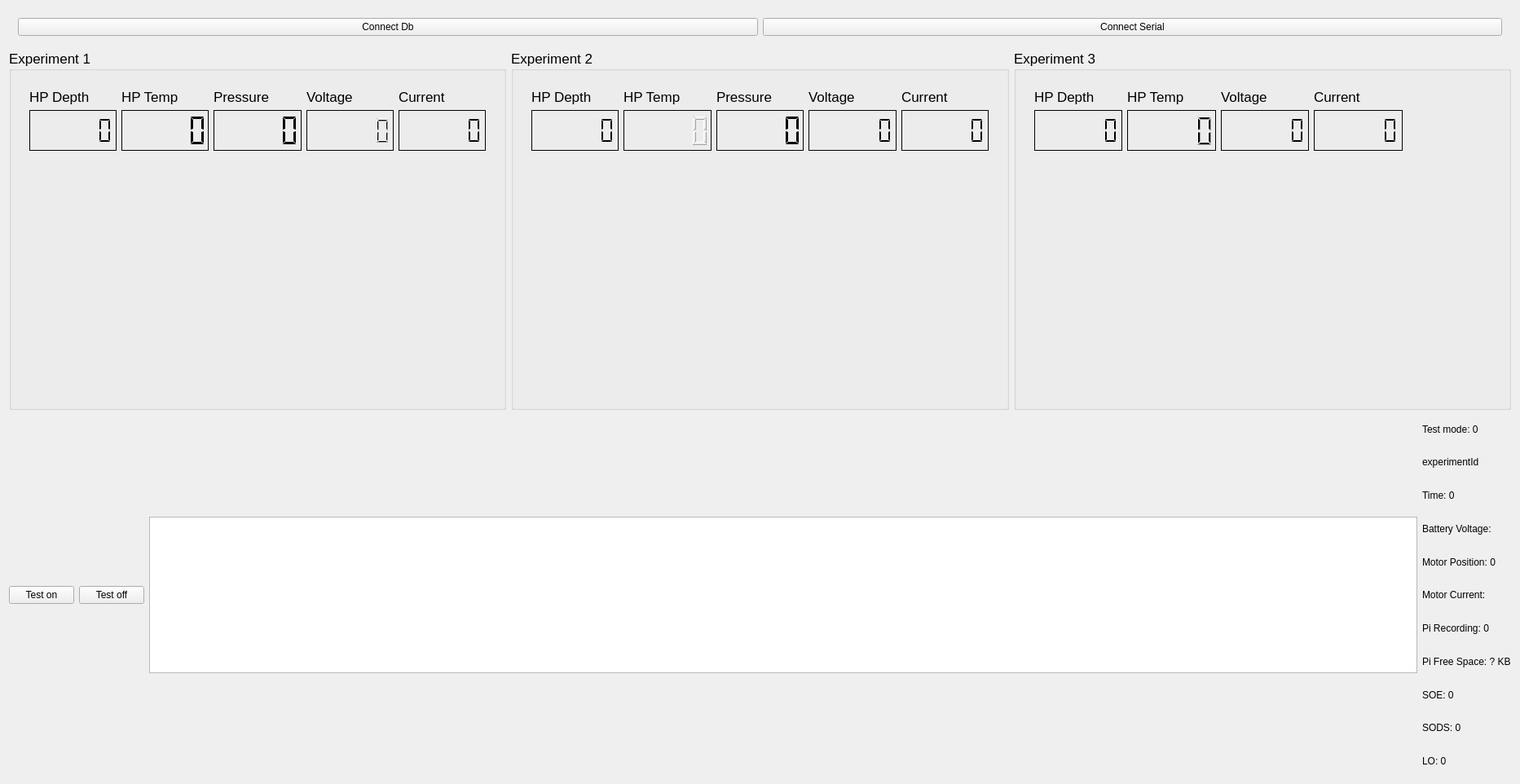
<?xml version="1.0" encoding="UTF-8"?>
<ui version="4.0">
 <class>MainWindow</class>
 <widget class="QMainWindow" name="MainWindow">
  <property name="geometry">
   <rect>
    <x>0</x>
    <y>0</y>
    <width>1865</width>
    <height>962</height>
   </rect>
  </property>
  <property name="sizePolicy">
   <sizepolicy hsizetype="Preferred" vsizetype="Preferred">
    <horstretch>0</horstretch>
    <verstretch>0</verstretch>
   </sizepolicy>
  </property>
  <property name="sizeIncrement">
   <size>
    <width>0</width>
    <height>2</height>
   </size>
  </property>
  <property name="baseSize">
   <size>
    <width>0</width>
    <height>0</height>
   </size>
  </property>
  <property name="windowTitle">
   <string>REXUS VIPER Groundstation</string>
  </property>
  <widget class="QWidget" name="centralWidget">
   <layout class="QVBoxLayout" name="verticalLayout_4">
    <item>
     <widget class="QFrame" name="buttonFrame">
      <property name="sizePolicy">
       <sizepolicy hsizetype="Preferred" vsizetype="Fixed">
        <horstretch>0</horstretch>
        <verstretch>0</verstretch>
       </sizepolicy>
      </property>
      <layout class="QHBoxLayout" name="horizontalLayout_8">
       <item>
        <widget class="QPushButton" name="connectDbButton">
         <property name="text">
          <string>Connect Db</string>
         </property>
        </widget>
       </item>
       <item>
        <widget class="QPushButton" name="connectSerialButton">
         <property name="text">
          <string>Connect Serial</string>
         </property>
        </widget>
       </item>
      </layout>
     </widget>
    </item>
    <item>
     <layout class="QHBoxLayout" name="horizontalLayout_7">
      <item>
       <widget class="QGroupBox" name="Experiment1">
        <property name="minimumSize">
         <size>
          <width>0</width>
          <height>0</height>
         </size>
        </property>
        <property name="font">
         <font>
          <pointsize>13</pointsize>
         </font>
        </property>
        <property name="title">
         <string>Experiment 1</string>
        </property>
        <layout class="QHBoxLayout" name="horizontalLayout_2">
         <item>
          <layout class="QVBoxLayout" name="verticalLayout">
           <item>
            <widget class="QFrame" name="frame_exp1">
             <property name="sizePolicy">
              <sizepolicy hsizetype="Preferred" vsizetype="Fixed">
               <horstretch>0</horstretch>
               <verstretch>0</verstretch>
              </sizepolicy>
             </property>
             <layout class="QGridLayout" name="gridLayout_7">
              <item row="0" column="2">
               <layout class="QGridLayout" name="gridLayout_6">
                <item row="1" column="0">
                 <widget class="QLCDNumber" name="pressure1">
                  <property name="sizePolicy">
                   <sizepolicy hsizetype="Expanding" vsizetype="Fixed">
                    <horstretch>0</horstretch>
                    <verstretch>0</verstretch>
                   </sizepolicy>
                  </property>
                  <property name="minimumSize">
                   <size>
                    <width>50</width>
                    <height>50</height>
                   </size>
                  </property>
                  <property name="maximumSize">
                   <size>
                    <width>16777215</width>
                    <height>16777215</height>
                   </size>
                  </property>
                  <property name="baseSize">
                   <size>
                    <width>0</width>
                    <height>0</height>
                   </size>
                  </property>
                  <property name="frameShape">
                   <enum>QFrame::Panel</enum>
                  </property>
                  <property name="frameShadow">
                   <enum>QFrame::Plain</enum>
                  </property>
                  <property name="smallDecimalPoint">
                   <bool>false</bool>
                  </property>
                  <property name="digitCount">
                   <number>5</number>
                  </property>
                  <property name="segmentStyle">
                   <enum>QLCDNumber::Flat</enum>
                  </property>
                  <property name="value" stdset="0">
                   <double>0.000000000000000</double>
                  </property>
                 </widget>
                </item>
                <item row="0" column="0">
                 <widget class="QLabel" name="label_7">
                  <property name="sizePolicy">
                   <sizepolicy hsizetype="Preferred" vsizetype="Fixed">
                    <horstretch>0</horstretch>
                    <verstretch>0</verstretch>
                   </sizepolicy>
                  </property>
                  <property name="text">
                   <string>Pressure</string>
                  </property>
                 </widget>
                </item>
               </layout>
              </item>
              <item row="0" column="0">
               <layout class="QGridLayout" name="gridLayout_5">
                <item row="0" column="0">
                 <widget class="QLabel" name="label_3">
                  <property name="sizePolicy">
                   <sizepolicy hsizetype="Preferred" vsizetype="Fixed">
                    <horstretch>0</horstretch>
                    <verstretch>0</verstretch>
                   </sizepolicy>
                  </property>
                  <property name="text">
                   <string>HP Depth</string>
                  </property>
                 </widget>
                </item>
                <item row="1" column="0">
                 <widget class="QLCDNumber" name="penetrationDepth1">
                  <property name="sizePolicy">
                   <sizepolicy hsizetype="Expanding" vsizetype="Fixed">
                    <horstretch>0</horstretch>
                    <verstretch>0</verstretch>
                   </sizepolicy>
                  </property>
                  <property name="minimumSize">
                   <size>
                    <width>50</width>
                    <height>50</height>
                   </size>
                  </property>
                  <property name="maximumSize">
                   <size>
                    <width>16777215</width>
                    <height>16777215</height>
                   </size>
                  </property>
                  <property name="baseSize">
                   <size>
                    <width>0</width>
                    <height>0</height>
                   </size>
                  </property>
                  <property name="frameShape">
                   <enum>QFrame::Panel</enum>
                  </property>
                  <property name="frameShadow">
                   <enum>QFrame::Plain</enum>
                  </property>
                  <property name="smallDecimalPoint">
                   <bool>false</bool>
                  </property>
                  <property name="digitCount">
                   <number>6</number>
                  </property>
                  <property name="segmentStyle">
                   <enum>QLCDNumber::Flat</enum>
                  </property>
                  <property name="value" stdset="0">
                   <double>0.000000000000000</double>
                  </property>
                 </widget>
                </item>
               </layout>
              </item>
              <item row="0" column="1">
               <layout class="QGridLayout" name="gridLayout_4">
                <item row="1" column="0">
                 <widget class="QLCDNumber" name="hpTemp1">
                  <property name="sizePolicy">
                   <sizepolicy hsizetype="Expanding" vsizetype="Fixed">
                    <horstretch>0</horstretch>
                    <verstretch>0</verstretch>
                   </sizepolicy>
                  </property>
                  <property name="minimumSize">
                   <size>
                    <width>50</width>
                    <height>50</height>
                   </size>
                  </property>
                  <property name="baseSize">
                   <size>
                    <width>0</width>
                    <height>0</height>
                   </size>
                  </property>
                  <property name="frameShape">
                   <enum>QFrame::Panel</enum>
                  </property>
                  <property name="frameShadow">
                   <enum>QFrame::Plain</enum>
                  </property>
                  <property name="smallDecimalPoint">
                   <bool>false</bool>
                  </property>
                  <property name="digitCount">
                   <number>5</number>
                  </property>
                  <property name="segmentStyle">
                   <enum>QLCDNumber::Flat</enum>
                  </property>
                  <property name="value" stdset="0">
                   <double>0.000000000000000</double>
                  </property>
                 </widget>
                </item>
                <item row="0" column="0">
                 <widget class="QLabel" name="label_6">
                  <property name="sizePolicy">
                   <sizepolicy hsizetype="Preferred" vsizetype="Fixed">
                    <horstretch>0</horstretch>
                    <verstretch>0</verstretch>
                   </sizepolicy>
                  </property>
                  <property name="text">
                   <string>HP Temp</string>
                  </property>
                 </widget>
                </item>
               </layout>
              </item>
              <item row="0" column="3">
               <layout class="QGridLayout" name="gridLayout_9">
                <item row="1" column="0">
                 <widget class="QLCDNumber" name="hpVoltage1">
                  <property name="sizePolicy">
                   <sizepolicy hsizetype="Expanding" vsizetype="Fixed">
                    <horstretch>0</horstretch>
                    <verstretch>0</verstretch>
                   </sizepolicy>
                  </property>
                  <property name="minimumSize">
                   <size>
                    <width>50</width>
                    <height>50</height>
                   </size>
                  </property>
                  <property name="maximumSize">
                   <size>
                    <width>16777215</width>
                    <height>16777215</height>
                   </size>
                  </property>
                  <property name="baseSize">
                   <size>
                    <width>0</width>
                    <height>0</height>
                   </size>
                  </property>
                  <property name="frameShape">
                   <enum>QFrame::Panel</enum>
                  </property>
                  <property name="frameShadow">
                   <enum>QFrame::Plain</enum>
                  </property>
                  <property name="digitCount">
                   <number>6</number>
                  </property>
                  <property name="value" stdset="0">
                   <double>0.000000000000000</double>
                  </property>
                 </widget>
                </item>
                <item row="0" column="0">
                 <widget class="QLabel" name="label_14">
                  <property name="sizePolicy">
                   <sizepolicy hsizetype="Preferred" vsizetype="Fixed">
                    <horstretch>0</horstretch>
                    <verstretch>0</verstretch>
                   </sizepolicy>
                  </property>
                  <property name="text">
                   <string>Voltage</string>
                  </property>
                 </widget>
                </item>
               </layout>
              </item>
              <item row="0" column="4">
               <layout class="QGridLayout" name="gridLayout_10">
                <item row="1" column="0">
                 <widget class="QLCDNumber" name="hpCurrent1">
                  <property name="sizePolicy">
                   <sizepolicy hsizetype="Expanding" vsizetype="Fixed">
                    <horstretch>0</horstretch>
                    <verstretch>0</verstretch>
                   </sizepolicy>
                  </property>
                  <property name="minimumSize">
                   <size>
                    <width>50</width>
                    <height>50</height>
                   </size>
                  </property>
                  <property name="maximumSize">
                   <size>
                    <width>16777215</width>
                    <height>16777215</height>
                   </size>
                  </property>
                  <property name="baseSize">
                   <size>
                    <width>0</width>
                    <height>0</height>
                   </size>
                  </property>
                  <property name="frameShape">
                   <enum>QFrame::Panel</enum>
                  </property>
                  <property name="frameShadow">
                   <enum>QFrame::Plain</enum>
                  </property>
                  <property name="smallDecimalPoint">
                   <bool>false</bool>
                  </property>
                  <property name="digitCount">
                   <number>6</number>
                  </property>
                  <property name="segmentStyle">
                   <enum>QLCDNumber::Flat</enum>
                  </property>
                  <property name="value" stdset="0">
                   <double>0.000000000000000</double>
                  </property>
                 </widget>
                </item>
                <item row="0" column="0">
                 <widget class="QLabel" name="label_15">
                  <property name="sizePolicy">
                   <sizepolicy hsizetype="Preferred" vsizetype="Fixed">
                    <horstretch>0</horstretch>
                    <verstretch>0</verstretch>
                   </sizepolicy>
                  </property>
                  <property name="text">
                   <string>Current</string>
                  </property>
                 </widget>
                </item>
               </layout>
              </item>
             </layout>
            </widget>
           </item>
           <item>
            <layout class="QVBoxLayout" name="verticalLayout_7">
             <item>
              <layout class="QHBoxLayout" name="horizontalLayout">
               <item>
                <widget class="IceTemperatureWidget" name="iceTemperatureWidget1" native="true"/>
               </item>
               <item>
                <widget class="IceHPPMGraphic" name="hpDepthGraphic1" native="true">
                 <property name="sizePolicy">
                  <sizepolicy hsizetype="Fixed" vsizetype="Preferred">
                   <horstretch>0</horstretch>
                   <verstretch>0</verstretch>
                  </sizepolicy>
                 </property>
                 <property name="minimumSize">
                  <size>
                   <width>120</width>
                   <height>0</height>
                  </size>
                 </property>
                </widget>
               </item>
              </layout>
             </item>
            </layout>
           </item>
          </layout>
         </item>
        </layout>
       </widget>
      </item>
      <item>
       <widget class="QGroupBox" name="Experiment1_2">
        <property name="minimumSize">
         <size>
          <width>0</width>
          <height>0</height>
         </size>
        </property>
        <property name="font">
         <font>
          <pointsize>13</pointsize>
         </font>
        </property>
        <property name="title">
         <string>Experiment 2</string>
        </property>
        <layout class="QHBoxLayout" name="horizontalLayout_3">
         <item>
          <layout class="QVBoxLayout" name="verticalLayout_2">
           <item>
            <widget class="QWidget" name="widget" native="true">
             <property name="sizePolicy">
              <sizepolicy hsizetype="Preferred" vsizetype="Fixed">
               <horstretch>0</horstretch>
               <verstretch>0</verstretch>
              </sizepolicy>
             </property>
             <layout class="QHBoxLayout" name="horizontalLayout_4">
              <item>
               <layout class="QVBoxLayout" name="verticalLayout_8">
                <item>
                 <widget class="QLabel" name="label_4">
                  <property name="sizePolicy">
                   <sizepolicy hsizetype="Preferred" vsizetype="Fixed">
                    <horstretch>0</horstretch>
                    <verstretch>0</verstretch>
                   </sizepolicy>
                  </property>
                  <property name="text">
                   <string>HP Depth</string>
                  </property>
                 </widget>
                </item>
                <item>
                 <widget class="QLCDNumber" name="penetrationDepth2">
                  <property name="sizePolicy">
                   <sizepolicy hsizetype="Expanding" vsizetype="Fixed">
                    <horstretch>0</horstretch>
                    <verstretch>0</verstretch>
                   </sizepolicy>
                  </property>
                  <property name="minimumSize">
                   <size>
                    <width>0</width>
                    <height>50</height>
                   </size>
                  </property>
                  <property name="maximumSize">
                   <size>
                    <width>16777215</width>
                    <height>16777215</height>
                   </size>
                  </property>
                  <property name="baseSize">
                   <size>
                    <width>0</width>
                    <height>0</height>
                   </size>
                  </property>
                  <property name="frameShape">
                   <enum>QFrame::Panel</enum>
                  </property>
                  <property name="frameShadow">
                   <enum>QFrame::Plain</enum>
                  </property>
                  <property name="smallDecimalPoint">
                   <bool>false</bool>
                  </property>
                  <property name="digitCount">
                   <number>6</number>
                  </property>
                  <property name="segmentStyle">
                   <enum>QLCDNumber::Flat</enum>
                  </property>
                  <property name="value" stdset="0">
                   <double>0.000000000000000</double>
                  </property>
                 </widget>
                </item>
               </layout>
              </item>
              <item>
               <layout class="QVBoxLayout" name="verticalLayout_9">
                <item>
                 <widget class="QLabel" name="label_8">
                  <property name="sizePolicy">
                   <sizepolicy hsizetype="Preferred" vsizetype="Fixed">
                    <horstretch>0</horstretch>
                    <verstretch>0</verstretch>
                   </sizepolicy>
                  </property>
                  <property name="text">
                   <string>HP Temp</string>
                  </property>
                 </widget>
                </item>
                <item>
                 <widget class="QLCDNumber" name="hpTemp2">
                  <property name="sizePolicy">
                   <sizepolicy hsizetype="Expanding" vsizetype="Fixed">
                    <horstretch>0</horstretch>
                    <verstretch>0</verstretch>
                   </sizepolicy>
                  </property>
                  <property name="minimumSize">
                   <size>
                    <width>0</width>
                    <height>50</height>
                   </size>
                  </property>
                  <property name="maximumSize">
                   <size>
                    <width>16777215</width>
                    <height>16777215</height>
                   </size>
                  </property>
                  <property name="baseSize">
                   <size>
                    <width>0</width>
                    <height>0</height>
                   </size>
                  </property>
                  <property name="frameShape">
                   <enum>QFrame::Panel</enum>
                  </property>
                  <property name="frameShadow">
                   <enum>QFrame::Plain</enum>
                  </property>
                  <property name="smallDecimalPoint">
                   <bool>false</bool>
                  </property>
                  <property name="digitCount">
                   <number>5</number>
                  </property>
                  <property name="segmentStyle">
                   <enum>QLCDNumber::Outline</enum>
                  </property>
                  <property name="value" stdset="0">
                   <double>0.000000000000000</double>
                  </property>
                 </widget>
                </item>
               </layout>
              </item>
              <item>
               <layout class="QVBoxLayout" name="verticalLayout_10">
                <item>
                 <widget class="QLabel" name="label_9">
                  <property name="sizePolicy">
                   <sizepolicy hsizetype="Preferred" vsizetype="Fixed">
                    <horstretch>0</horstretch>
                    <verstretch>0</verstretch>
                   </sizepolicy>
                  </property>
                  <property name="text">
                   <string>Pressure</string>
                  </property>
                 </widget>
                </item>
                <item>
                 <widget class="QLCDNumber" name="pressure2">
                  <property name="sizePolicy">
                   <sizepolicy hsizetype="Expanding" vsizetype="Fixed">
                    <horstretch>0</horstretch>
                    <verstretch>0</verstretch>
                   </sizepolicy>
                  </property>
                  <property name="minimumSize">
                   <size>
                    <width>0</width>
                    <height>50</height>
                   </size>
                  </property>
                  <property name="maximumSize">
                   <size>
                    <width>16777215</width>
                    <height>16777215</height>
                   </size>
                  </property>
                  <property name="baseSize">
                   <size>
                    <width>0</width>
                    <height>0</height>
                   </size>
                  </property>
                  <property name="frameShape">
                   <enum>QFrame::Panel</enum>
                  </property>
                  <property name="frameShadow">
                   <enum>QFrame::Plain</enum>
                  </property>
                  <property name="smallDecimalPoint">
                   <bool>false</bool>
                  </property>
                  <property name="digitCount">
                   <number>5</number>
                  </property>
                  <property name="segmentStyle">
                   <enum>QLCDNumber::Flat</enum>
                  </property>
                  <property name="value" stdset="0">
                   <double>0.000000000000000</double>
                  </property>
                 </widget>
                </item>
               </layout>
              </item>
              <item>
               <layout class="QGridLayout" name="gridLayout_11">
                <item row="1" column="0">
                 <widget class="QLCDNumber" name="hpVoltage2">
                  <property name="sizePolicy">
                   <sizepolicy hsizetype="Expanding" vsizetype="Fixed">
                    <horstretch>0</horstretch>
                    <verstretch>0</verstretch>
                   </sizepolicy>
                  </property>
                  <property name="minimumSize">
                   <size>
                    <width>50</width>
                    <height>50</height>
                   </size>
                  </property>
                  <property name="maximumSize">
                   <size>
                    <width>16777215</width>
                    <height>16777215</height>
                   </size>
                  </property>
                  <property name="baseSize">
                   <size>
                    <width>0</width>
                    <height>0</height>
                   </size>
                  </property>
                  <property name="frameShape">
                   <enum>QFrame::Panel</enum>
                  </property>
                  <property name="frameShadow">
                   <enum>QFrame::Plain</enum>
                  </property>
                  <property name="smallDecimalPoint">
                   <bool>false</bool>
                  </property>
                  <property name="digitCount">
                   <number>6</number>
                  </property>
                  <property name="segmentStyle">
                   <enum>QLCDNumber::Flat</enum>
                  </property>
                  <property name="value" stdset="0">
                   <double>0.000000000000000</double>
                  </property>
                 </widget>
                </item>
                <item row="0" column="0">
                 <widget class="QLabel" name="label_16">
                  <property name="sizePolicy">
                   <sizepolicy hsizetype="Preferred" vsizetype="Fixed">
                    <horstretch>0</horstretch>
                    <verstretch>0</verstretch>
                   </sizepolicy>
                  </property>
                  <property name="text">
                   <string>Voltage</string>
                  </property>
                 </widget>
                </item>
               </layout>
              </item>
              <item>
               <layout class="QGridLayout" name="gridLayout_12">
                <item row="1" column="0">
                 <widget class="QLCDNumber" name="hpCurrent2">
                  <property name="sizePolicy">
                   <sizepolicy hsizetype="Expanding" vsizetype="Fixed">
                    <horstretch>0</horstretch>
                    <verstretch>0</verstretch>
                   </sizepolicy>
                  </property>
                  <property name="minimumSize">
                   <size>
                    <width>50</width>
                    <height>50</height>
                   </size>
                  </property>
                  <property name="maximumSize">
                   <size>
                    <width>16777215</width>
                    <height>16777215</height>
                   </size>
                  </property>
                  <property name="baseSize">
                   <size>
                    <width>0</width>
                    <height>0</height>
                   </size>
                  </property>
                  <property name="frameShape">
                   <enum>QFrame::Panel</enum>
                  </property>
                  <property name="frameShadow">
                   <enum>QFrame::Plain</enum>
                  </property>
                  <property name="smallDecimalPoint">
                   <bool>false</bool>
                  </property>
                  <property name="digitCount">
                   <number>6</number>
                  </property>
                  <property name="segmentStyle">
                   <enum>QLCDNumber::Flat</enum>
                  </property>
                  <property name="value" stdset="0">
                   <double>0.000000000000000</double>
                  </property>
                 </widget>
                </item>
                <item row="0" column="0">
                 <widget class="QLabel" name="label_17">
                  <property name="sizePolicy">
                   <sizepolicy hsizetype="Preferred" vsizetype="Fixed">
                    <horstretch>0</horstretch>
                    <verstretch>0</verstretch>
                   </sizepolicy>
                  </property>
                  <property name="text">
                   <string>Current</string>
                  </property>
                 </widget>
                </item>
               </layout>
              </item>
             </layout>
            </widget>
           </item>
           <item>
            <layout class="QVBoxLayout" name="verticalLayout_11">
             <item>
              <layout class="QHBoxLayout" name="horizontalLayout_9">
               <item>
                <widget class="IceTemperatureWidget" name="iceTemperatureWidget2" native="true"/>
               </item>
               <item>
                <widget class="IceHPPMGraphic" name="hpDepthGraphic2" native="true">
                 <property name="sizePolicy">
                  <sizepolicy hsizetype="Fixed" vsizetype="Preferred">
                   <horstretch>0</horstretch>
                   <verstretch>0</verstretch>
                  </sizepolicy>
                 </property>
                 <property name="minimumSize">
                  <size>
                   <width>120</width>
                   <height>0</height>
                  </size>
                 </property>
                </widget>
               </item>
              </layout>
             </item>
            </layout>
           </item>
          </layout>
         </item>
        </layout>
       </widget>
      </item>
      <item>
       <widget class="QGroupBox" name="Experiment1_3">
        <property name="minimumSize">
         <size>
          <width>0</width>
          <height>0</height>
         </size>
        </property>
        <property name="font">
         <font>
          <pointsize>13</pointsize>
         </font>
        </property>
        <property name="title">
         <string>Experiment 3</string>
        </property>
        <layout class="QHBoxLayout" name="horizontalLayout_5">
         <item>
          <layout class="QVBoxLayout" name="verticalLayout_3">
           <item>
            <widget class="QFrame" name="frame">
             <property name="sizePolicy">
              <sizepolicy hsizetype="Preferred" vsizetype="Fixed">
               <horstretch>0</horstretch>
               <verstretch>0</verstretch>
              </sizepolicy>
             </property>
             <layout class="QHBoxLayout" name="horizontalLayout_6">
              <item>
               <layout class="QVBoxLayout" name="verticalLayout_12">
                <item>
                 <widget class="QLabel" name="label_10">
                  <property name="sizePolicy">
                   <sizepolicy hsizetype="Preferred" vsizetype="Fixed">
                    <horstretch>0</horstretch>
                    <verstretch>0</verstretch>
                   </sizepolicy>
                  </property>
                  <property name="text">
                   <string>HP Depth</string>
                  </property>
                 </widget>
                </item>
                <item>
                 <widget class="QLCDNumber" name="penetrationDepth3">
                  <property name="sizePolicy">
                   <sizepolicy hsizetype="Expanding" vsizetype="Fixed">
                    <horstretch>0</horstretch>
                    <verstretch>0</verstretch>
                   </sizepolicy>
                  </property>
                  <property name="minimumSize">
                   <size>
                    <width>0</width>
                    <height>50</height>
                   </size>
                  </property>
                  <property name="maximumSize">
                   <size>
                    <width>16777215</width>
                    <height>16777215</height>
                   </size>
                  </property>
                  <property name="baseSize">
                   <size>
                    <width>0</width>
                    <height>0</height>
                   </size>
                  </property>
                  <property name="frameShape">
                   <enum>QFrame::Panel</enum>
                  </property>
                  <property name="frameShadow">
                   <enum>QFrame::Plain</enum>
                  </property>
                  <property name="smallDecimalPoint">
                   <bool>false</bool>
                  </property>
                  <property name="digitCount">
                   <number>6</number>
                  </property>
                  <property name="segmentStyle">
                   <enum>QLCDNumber::Flat</enum>
                  </property>
                  <property name="value" stdset="0">
                   <double>0.000000000000000</double>
                  </property>
                 </widget>
                </item>
               </layout>
              </item>
              <item>
               <layout class="QVBoxLayout" name="verticalLayout_13">
                <item>
                 <widget class="QLabel" name="label_11">
                  <property name="sizePolicy">
                   <sizepolicy hsizetype="Preferred" vsizetype="Fixed">
                    <horstretch>0</horstretch>
                    <verstretch>0</verstretch>
                   </sizepolicy>
                  </property>
                  <property name="text">
                   <string>HP Temp</string>
                  </property>
                 </widget>
                </item>
                <item>
                 <widget class="QLCDNumber" name="hpTemp3">
                  <property name="sizePolicy">
                   <sizepolicy hsizetype="Expanding" vsizetype="Fixed">
                    <horstretch>0</horstretch>
                    <verstretch>0</verstretch>
                   </sizepolicy>
                  </property>
                  <property name="minimumSize">
                   <size>
                    <width>0</width>
                    <height>50</height>
                   </size>
                  </property>
                  <property name="maximumSize">
                   <size>
                    <width>16777215</width>
                    <height>16777215</height>
                   </size>
                  </property>
                  <property name="baseSize">
                   <size>
                    <width>0</width>
                    <height>0</height>
                   </size>
                  </property>
                  <property name="frameShape">
                   <enum>QFrame::Panel</enum>
                  </property>
                  <property name="frameShadow">
                   <enum>QFrame::Plain</enum>
                  </property>
                  <property name="digitCount">
                   <number>5</number>
                  </property>
                  <property name="value" stdset="0">
                   <double>0.000000000000000</double>
                  </property>
                 </widget>
                </item>
               </layout>
              </item>
              <item>
               <layout class="QGridLayout" name="gridLayout_13">
                <item row="1" column="0">
                 <widget class="QLCDNumber" name="hpVoltage3">
                  <property name="sizePolicy">
                   <sizepolicy hsizetype="Expanding" vsizetype="Fixed">
                    <horstretch>0</horstretch>
                    <verstretch>0</verstretch>
                   </sizepolicy>
                  </property>
                  <property name="minimumSize">
                   <size>
                    <width>50</width>
                    <height>50</height>
                   </size>
                  </property>
                  <property name="maximumSize">
                   <size>
                    <width>16777215</width>
                    <height>16777215</height>
                   </size>
                  </property>
                  <property name="baseSize">
                   <size>
                    <width>0</width>
                    <height>0</height>
                   </size>
                  </property>
                  <property name="frameShape">
                   <enum>QFrame::Panel</enum>
                  </property>
                  <property name="frameShadow">
                   <enum>QFrame::Plain</enum>
                  </property>
                  <property name="smallDecimalPoint">
                   <bool>false</bool>
                  </property>
                  <property name="digitCount">
                   <number>6</number>
                  </property>
                  <property name="segmentStyle">
                   <enum>QLCDNumber::Flat</enum>
                  </property>
                  <property name="value" stdset="0">
                   <double>0.000000000000000</double>
                  </property>
                 </widget>
                </item>
                <item row="0" column="0">
                 <widget class="QLabel" name="label_18">
                  <property name="sizePolicy">
                   <sizepolicy hsizetype="Preferred" vsizetype="Fixed">
                    <horstretch>0</horstretch>
                    <verstretch>0</verstretch>
                   </sizepolicy>
                  </property>
                  <property name="text">
                   <string>Voltage</string>
                  </property>
                 </widget>
                </item>
               </layout>
              </item>
              <item>
               <layout class="QGridLayout" name="gridLayout_14">
                <item row="1" column="0">
                 <widget class="QLCDNumber" name="hpCurrent3">
                  <property name="sizePolicy">
                   <sizepolicy hsizetype="Expanding" vsizetype="Fixed">
                    <horstretch>0</horstretch>
                    <verstretch>0</verstretch>
                   </sizepolicy>
                  </property>
                  <property name="minimumSize">
                   <size>
                    <width>50</width>
                    <height>50</height>
                   </size>
                  </property>
                  <property name="maximumSize">
                   <size>
                    <width>16777215</width>
                    <height>16777215</height>
                   </size>
                  </property>
                  <property name="baseSize">
                   <size>
                    <width>0</width>
                    <height>0</height>
                   </size>
                  </property>
                  <property name="frameShape">
                   <enum>QFrame::Panel</enum>
                  </property>
                  <property name="frameShadow">
                   <enum>QFrame::Plain</enum>
                  </property>
                  <property name="smallDecimalPoint">
                   <bool>false</bool>
                  </property>
                  <property name="digitCount">
                   <number>6</number>
                  </property>
                  <property name="segmentStyle">
                   <enum>QLCDNumber::Flat</enum>
                  </property>
                  <property name="value" stdset="0">
                   <double>0.000000000000000</double>
                  </property>
                 </widget>
                </item>
                <item row="0" column="0">
                 <widget class="QLabel" name="label_19">
                  <property name="sizePolicy">
                   <sizepolicy hsizetype="Preferred" vsizetype="Fixed">
                    <horstretch>0</horstretch>
                    <verstretch>0</verstretch>
                   </sizepolicy>
                  </property>
                  <property name="text">
                   <string>Current</string>
                  </property>
                 </widget>
                </item>
               </layout>
              </item>
              <item>
               <layout class="QVBoxLayout" name="verticalLayout_14">
                <item>
                 <spacer name="horizontalSpacer">
                  <property name="orientation">
                   <enum>Qt::Horizontal</enum>
                  </property>
                  <property name="sizeHint" stdset="0">
                   <size>
                    <width>40</width>
                    <height>20</height>
                   </size>
                  </property>
                 </spacer>
                </item>
               </layout>
              </item>
             </layout>
            </widget>
           </item>
           <item>
            <layout class="QVBoxLayout" name="verticalLayout_15">
             <item>
              <layout class="QHBoxLayout" name="horizontalLayout_10">
               <item>
                <widget class="IceTemperatureWidget" name="iceTemperatureWidget3" native="true"/>
               </item>
               <item>
                <widget class="IceHPPMGraphic" name="hpDepthGraphic3" native="true">
                 <property name="sizePolicy">
                  <sizepolicy hsizetype="Fixed" vsizetype="Preferred">
                   <horstretch>0</horstretch>
                   <verstretch>0</verstretch>
                  </sizepolicy>
                 </property>
                 <property name="minimumSize">
                  <size>
                   <width>120</width>
                   <height>0</height>
                  </size>
                 </property>
                </widget>
               </item>
              </layout>
             </item>
            </layout>
           </item>
          </layout>
         </item>
        </layout>
       </widget>
      </item>
     </layout>
    </item>
    <item>
     <layout class="QHBoxLayout" name="horizontalLayout_12">
      <item>
       <widget class="QPushButton" name="testOnButton">
        <property name="text">
         <string>Test on</string>
        </property>
       </widget>
      </item>
      <item>
       <widget class="QPushButton" name="testOffButton">
        <property name="text">
         <string>Test off</string>
        </property>
       </widget>
      </item>
      <item>
       <widget class="QPlainTextEdit" name="logText">
        <property name="enabled">
         <bool>true</bool>
        </property>
        <property name="sizePolicy">
         <sizepolicy hsizetype="Expanding" vsizetype="Fixed">
          <horstretch>0</horstretch>
          <verstretch>1</verstretch>
         </sizepolicy>
        </property>
        <property name="font">
         <font>
          <family>Courier New</family>
         </font>
        </property>
        <property name="acceptDrops">
         <bool>false</bool>
        </property>
        <property name="undoRedoEnabled">
         <bool>false</bool>
        </property>
        <property name="readOnly">
         <bool>true</bool>
        </property>
        <property name="plainText">
         <string/>
        </property>
        <property name="textInteractionFlags">
         <set>Qt::TextSelectableByKeyboard|Qt::TextSelectableByMouse</set>
        </property>
        <property name="backgroundVisible">
         <bool>false</bool>
        </property>
       </widget>
      </item>
      <item>
       <layout class="QVBoxLayout" name="verticalLayout_16">
        <item>
         <layout class="QVBoxLayout" name="verticalLayout_18">
          <item>
           <widget class="QLabel" name="testModeLabel">
            <property name="text">
             <string>Test mode: 0</string>
            </property>
           </widget>
          </item>
          <item>
           <widget class="QLabel" name="experimentIdLabel">
            <property name="text">
             <string>experimentId</string>
            </property>
           </widget>
          </item>
          <item>
           <widget class="QLabel" name="timeLabel">
            <property name="text">
             <string>Time: 0</string>
            </property>
           </widget>
          </item>
          <item>
           <widget class="QLabel" name="batteryVoltageLabel">
            <property name="text">
             <string>Battery Voltage:</string>
            </property>
           </widget>
          </item>
          <item>
           <widget class="QLabel" name="motorLabel">
            <property name="text">
             <string>Motor Position: 0</string>
            </property>
           </widget>
          </item>
          <item>
           <widget class="QLabel" name="motorCurrentLabel">
            <property name="text">
             <string>Motor Current:</string>
            </property>
           </widget>
          </item>
          <item>
           <widget class="QLabel" name="piRecordingLabel">
            <property name="text">
             <string>Pi Recording: 0</string>
            </property>
           </widget>
          </item>
          <item>
           <widget class="QLabel" name="piStorageLabel">
            <property name="text">
             <string>Pi Free Space: ? KB</string>
            </property>
           </widget>
          </item>
          <item>
           <widget class="QLabel" name="soeLabel">
            <property name="text">
             <string>SOE: 0</string>
            </property>
           </widget>
          </item>
          <item>
           <widget class="QLabel" name="sodsLabel">
            <property name="text">
             <string>SODS: 0</string>
            </property>
           </widget>
          </item>
          <item>
           <widget class="QLabel" name="loLabel">
            <property name="text">
             <string>LO: 0</string>
            </property>
           </widget>
          </item>
         </layout>
        </item>
       </layout>
      </item>
     </layout>
    </item>
   </layout>
  </widget>
  <widget class="QMenuBar" name="menuBar">
   <property name="geometry">
    <rect>
     <x>0</x>
     <y>0</y>
     <width>1865</width>
     <height>29</height>
    </rect>
   </property>
  </widget>
 </widget>
 <layoutdefault spacing="6" margin="11"/>
 <customwidgets>
  <customwidget>
   <class>IceHPPMGraphic</class>
   <extends>QWidget</extends>
   <header>icehppmgraphic.h</header>
   <container>1</container>
  </customwidget>
  <customwidget>
   <class>IceTemperatureWidget</class>
   <extends>QWidget</extends>
   <header>IceTemperatureWidget.hpp</header>
   <container>1</container>
  </customwidget>
 </customwidgets>
 <resources/>
 <connections/>
</ui>
